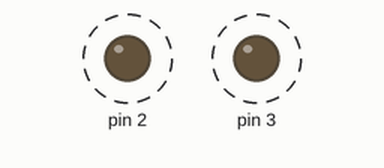
A sketch run on a simulated Arduino Uno, built with avr-gcc and run on an emulated ATmega328P. On the bench: output pins drawn as LEDs (lit = HIGH). Dashed ring = blinking.

Above: at 0.15 s.
Timing chart, 0 to 3.0 s (numbered marks = the images above):
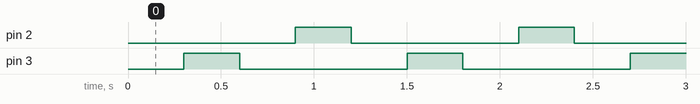

Measured:
- by itself, pin 2, pin 3: alternates HIGH for 0.30 s and LOW for 0.90 s
- by itself, everything shown: repeats every 1.2 s, in 4 steps

The sketch:

Engine_Drive_1.ino
```cpp
void setup() {
  pinMode(3, OUTPUT);
  pinMode(2, OUTPUT);
}

void loop() {
  delay(300);
  digitalWrite(3, HIGH);
  delay(300);
  digitalWrite(3, LOW);
  delay(300);
  digitalWrite(2, HIGH);
  delay(300);
  digitalWrite(2, LOW);
}
```
